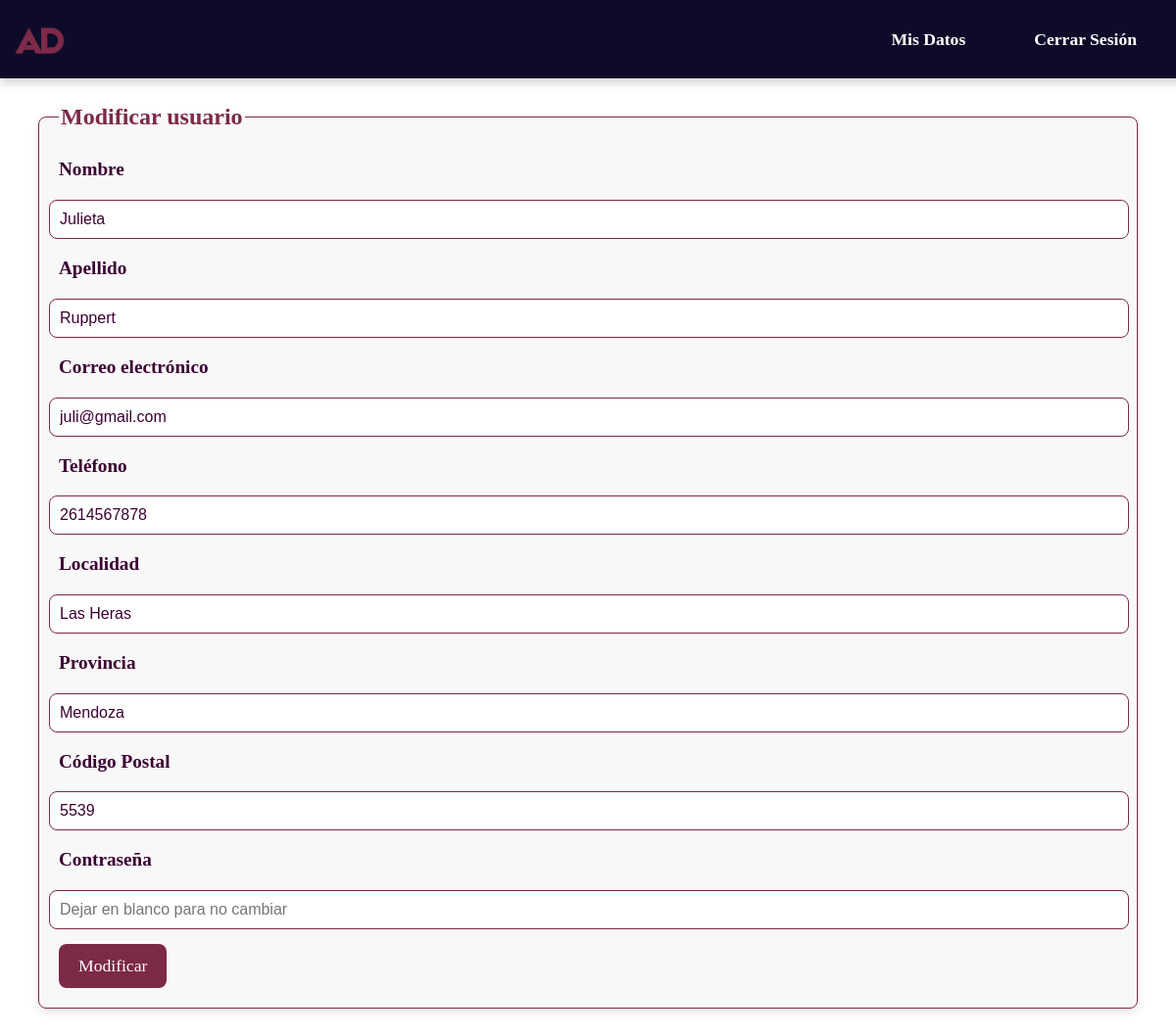
The page /Usuarios/usuario_modificar.php (signed in) on the database its author committed.
### tables this page shows
CREATE TABLE IF NOT EXISTS `usuario` (
  `DNI_Usuario` bigint(11) NOT NULL,
  `nombre` varchar(50) DEFAULT NULL,
  `apellido` varchar(50) DEFAULT NULL,
  `mail` varchar(50) DEFAULT NULL,
  `telefono` bigint(11) DEFAULT NULL,
  `password` varchar(50) DEFAULT NULL,
  `ID_Tipo` int(11) DEFAULT NULL,
  `estado` char(1) DEFAULT NULL,
  `localidad` varchar(50) DEFAULT NULL,
  `provincia` varchar(50) DEFAULT NULL,
  `CP` bigint(7) DEFAULT NULL,
  PRIMARY KEY (`DNI_Usuario`),
  KEY `ID_Tipo` (`ID_Tipo`),
  CONSTRAINT `usuario_ibfk_1` FOREIGN KEY (`ID_Tipo`) REFERENCES `tipo_usuario` (`ID_Tipo`) ON DELETE CASCADE ON UPDATE CASCADE
);

### Usuarios/usuario_modificar.php (the view, shortened to what this page needs)
<!DOCTYPE html>
<html lang="es">
<head>
    <link rel="stylesheet" href="styles.css">
</head>
<body>
    <?php
        include 'conexion_galeria.php';
        include('../menu.php');
        if(isset($_SESSION['DNI_Usuario'])) {
            $DNI_Usuario = $_SESSION['DNI_Usuario'];
            $sql = "SELECT * FROM usuario WHERE DNI_Usuario = '$DNI_Usuario'";
            $resultado = mysqli_query($mysqli, $sql);
            if(mysqli_num_rows($resultado) > 0) {
                $fila = mysqli_fetch_assoc($resultado);
    ?>
    <div id="modificar">
    <fieldset class="form-fieldset">
        <legend>Modificar usuario</legend>
        <form action="usuario_modificar.php" method="post">
            <label>Nombre</label>
            <input type="text" name="nombre" class="input-field" value="<?php echo $fila['nombre']?>" placeholder="Nombre"><br>
            <label>Apellido</label>
            <input type="text" name="apellido" class="input-field" value="<?php echo $fila['apellido']?>" placeholder="Apellido"><br>
            <label>Correo electrónico</label>
            <input type="email" name="mail" class="input-field"  value="<?php echo $fila['mail']?>" placeholder="Correo electrónico"><br>
            <label>Teléfono</label>
            <input type="number" name="telefono" class="input-field"  value="<?php echo $fila['telefono']?>" placeholder="Sin espacios"><br>
            <label>Localidad</label>
            <input type="text" name="localidad" class="input-field" value="<?php echo $fila['localidad']?>" placeholder="Localidad"><br>
            <label>Provincia</label>
            <input type="text" name="provincia" class="input-field" value="<?php echo $fila['provincia']?>" placeholder="Provincia"><br>
            <label>Código Postal</label>
            <input type="number" name="CP" class="input-field" value="<?php echo $fila['CP']?>" placeholder="Código Postal"><br>
            <label>Contraseña</label>
            <input type="password" name="password" class="input-field" placeholder="Dejar en blanco para no cambiar"><br>
            <input type="submit" value="Modificar" class="submit-btn">
        </form>
    </fieldset>
    </div>
<?php
    }
}
?>
</body>
</html>

### Usuarios/styles.css (style rules this page uses)
body { font-family: 'Playfair Display', serif; background-color: #ffffff; margin: 0; padding: 0; color: #3b0032; line-height: 1.6; }
.form-fieldset { background-color: #f8f8f8; padding: 20px; border: 1px solid #7d2948; border-radius: 8px; box-shadow: 0 4px 10px rgba(0, 0, 0, 0.1); }
.form-fieldset legend { font-size: 1.5rem; font-weight: bold; color: #7d2948; }
.input-field { width: 100%; padding: 10px; margin: 15px -10px; border: 1px solid #7d2948; border-radius: 8px; font-size: 1rem; color: #3b0032; }
label { font-size: 1.2rem; font-weight: bold; display: block; color: #3b0032; }
.submit-btn { width: auto; font-family: 'Playfair Display', serif; padding: 12px 20px; background-color: #7d2948; color: white; border: none; border-radius: 8px; font-size: 1.1rem; cursor: pointer; transition: background-color 0.3s ease; }
#datos_usuario, #modificar fieldset { margin: 50px auto; margin-top: 100px; padding: 20px; background-color: #f8f8f8; border: 1px solid #7d2948; border-radius: 8px; width: 90%; }

### style.css (style rules this page uses)
body { font-family: 'Playfair Display', serif; background-color: #ffffff; margin: 0; padding: 0; color: #3b0032; line-height: 1.6; }

### rows shown on the page
usuario: nombre "Julieta", apellido "Ruppert", mail "juli@gmail.com", telefono "2614567878", localidad "Las Heras", provincia "Mendoza", CP "5539"
